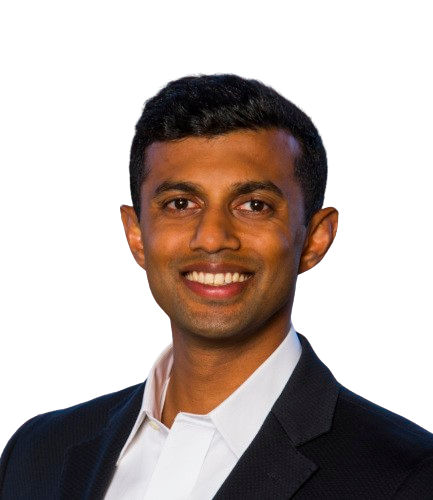
#> input picture source/people/indian.png, 433 x 500 px
$ python -i render.py   (imports and definitions only)
#> lines starting #> are read from the running program, lines starting #| are printed output that depends on the picture
from PIL import Image, ImageDraw, ImageFilter
import math


# [244 lines left out: functions draw_vertical_gradient, apply_vignette, crop_to_visible_alpha, draw_glow_text, draw_text_box, subtle_tilt and 2 more, not called in this run]

def _smart_crop_top(img, height, target_height):
    try:
        import cv2
        import numpy as np

        cv_img = cv2.cvtColor(np.array(img.convert("RGB")), cv2.COLOR_RGB2BGR)
        gray = cv2.cvtColor(cv_img, cv2.COLOR_BGR2GRAY)
        cascade = cv2.CascadeClassifier(
            cv2.data.haarcascades + "haarcascade_frontalface_default.xml"
        )
        faces = cascade.detectMultiScale(gray, scaleFactor=1.1, minNeighbors=5, minSize=(50, 50))

        if len(faces) > 0:
            topmost_face_y = min(y for (_, y, _, _) in faces)
            ideal_top = topmost_face_y - 60  # padding above face
            return max(0, min(ideal_top, height - target_height))
    except Exception as e:
        print(f"[Crop] Face detection failed, using center crop: {e}")

    return (height - target_height) // 2


def crop_to_16_9(input_path, output_path):
#> called with input_path = '../../source/people/indian.png', output_path = 'out.png'
    img = Image.open(input_path)
#> img is the input picture: PIL image 433x500 RGBA; mean R, G, B, A 45, 33.8, 29.4, 113.7
    width, height = img.size
#> width = 433; height = 500
    target_height = int(width * 9 / 16)
#> target_height = 243

    if target_height > height:
        # Portrait/square image — crop width to fit 16:9 then resize
        target_width = int(height * 16 / 9)
        left = (width - target_width) // 2
        if target_width < width:
            img = img.crop((left, 0, left + target_width, height))
        img = img.resize((1280, 720), Image.Resampling.LANCZOS)
        img.save(output_path)
        print(f"✅ Resized portrait to 16:9.")
        return

    top = _smart_crop_top(img, height, target_height)
#> in _smart_crop_top, `cv_img = cv2.cvtColor(np.array(img.convert("RGB")), cv2.COLOR_RGB2BGR)`:
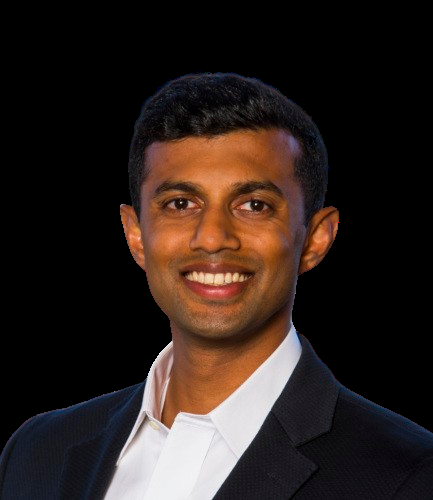
#> cv_img: shape (500, 433, 3); mean B, G, R 29.4, 33.8, 45
#> in _smart_crop_top, `gray = cv2.cvtColor(cv_img, cv2.COLOR_BGR2GRAY)`:
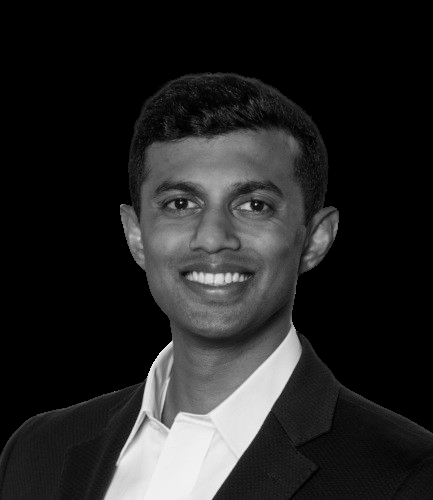
#> gray: shape (500, 433); min 0, max 255, mean 36.6
#> in _smart_crop_top, `faces = cascade.detectMultiScale(gray, scaleFactor=1.1, minNeighbors=5..`: faces = [[111, 121, 208, 208]]
#> in _smart_crop_top, `topmost_face_y = min(y for (_, y, _, _) in faces)`: topmost_face_y = 121
#> in _smart_crop_top, `ideal_top = topmost_face_y - 60`: ideal_top = 61
#> top = 61
    img.crop((0, top, width, top + target_height)).save(output_path)
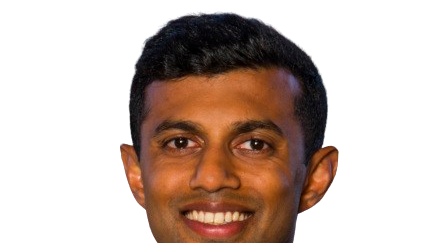
#> saved as out.png: PIL image 433x243 RGBA; mean R, G, B, A 42.1, 24.7, 16.1, 97.2; transparent parts drawn white
    print(f"✅ Cropped to 16:9 (top={top}).")
#| ✅ Cropped to 16:9 (top=61).

>>> result = crop_to_16_9('../../source/people/indian.png', 'out.png')
